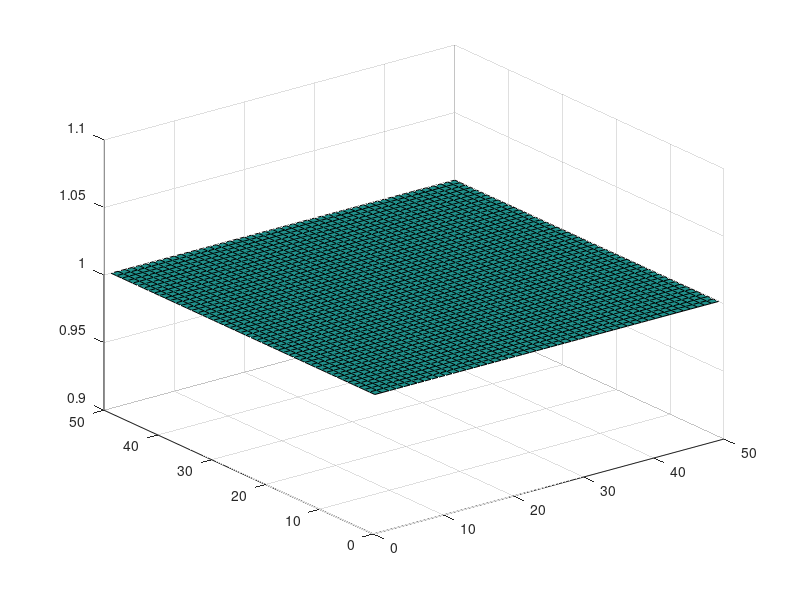
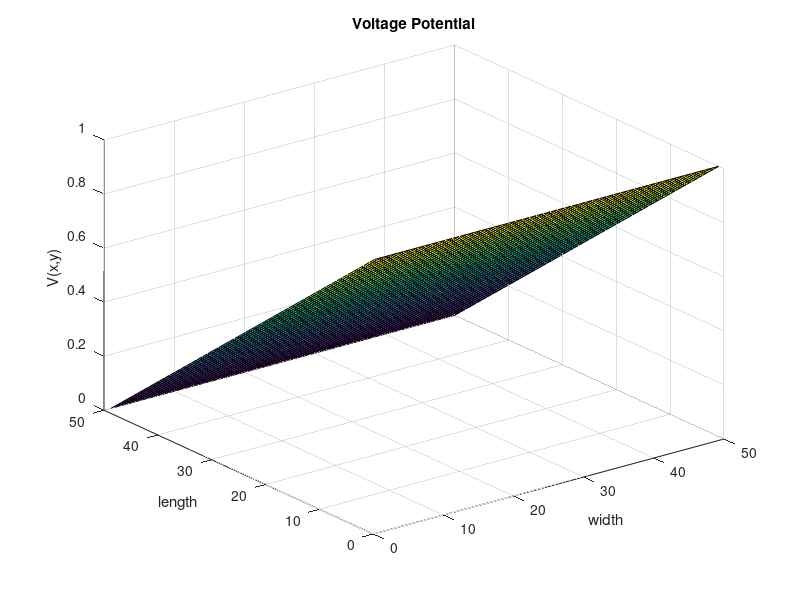

MATLAB code to generate these figures, in order:

close all;
clear
clearvars

nx = 50;
ny = 50;
G = zeros (nx*ny,nx*ny);
j = 1;
o0 = 1;
o1 = 0.1;
total = nx*ny;
for i=1:1:total
    G(i,j) = 1;
    j = j +1;
end


Cmap = zeros(ny,nx); % Create a spatial conductivity matrix
for i=1:1:ny
    for j=1:1:nx
      
            Cmap(i,j) = 1;
    end
end
figure(1);
surf(Cmap);
F = zeros(nx*ny,1);

for i=1:1:ny
    for j=1:1:nx
        n = j +(i-1)*nx;
        if i==1
            G(n,:) = 0;
            G(n,n) = 1;
            F(n,1) = 1;
        elseif i==ny
            G(n,:) = 0;
            G(n,n) = 1;
            F(n,1) = 0;
        elseif j== 1 
            G(n, n+1) = 1/((1/(2*Cmap(i+1,j))) + (1/(2*Cmap(i,j))));             
            G(n , n-1)= 1/((1/(2*Cmap(i-1,j))) + (1/(2*Cmap(i,j))));
            G(n,n+nx) = 1/((1/(2*Cmap(i,j+1))) + (1/(2*Cmap(i,j))));

            G(n,n) = -(G(n,n+1) + G(n,n-1) + G(n,n+nx));
        
        elseif j == nx
            G(n, n+1) = 1/((1/(2*Cmap(i+1,j))) + (1/(2*Cmap(i,j))));             
            G(n , n-1)= 1/((1/(2*Cmap(i-1,j))) + (1/(2*Cmap(i,j))));
             G(n,n-nx) = 1/((1/(2*Cmap(i,j-1))) + (1/(2*Cmap(i,j))));
            G(n,n) = -(G(n,n+1) + G(n,n-1) + G(n,n-nx));
           
        else
            
            if Cmap(i,j-1) ~= Cmap(i,j)
                
            end
            
            G(n, n+1) = 1/((1/(2*Cmap(i+1,j))) + (1/(2*Cmap(i,j))));
            G(n , n-1)= 1/((1/(2*Cmap(i-1,j))) + (1/(2*Cmap(i,j))));
            G(n,n-nx) = 1/((1/(2*Cmap(i,j-1))) + (1/(2*Cmap(i,j))));
            G(n,n+nx) = 1/((1/(2*Cmap(i,j+1))) + (1/(2*Cmap(i,j))));
            G(n,n) = -(G(n,n+1) + G(n,n-1) + G(n,n-nx) + G(n,n+nx));
        end   
    end
end

V = G\F;
X = zeros(ny,nx,1);
for i=1:1:ny
    for j=1:1:nx
        n = j +(i-1)*nx;
        X(i,j) = V(n);
    end
end

   figure(2);
   surf(X(:,:,1));
   title 'Voltage Potential';
   xlabel 'width';
   ylabel 'length';
   zlabel 'V(x,y)';
   